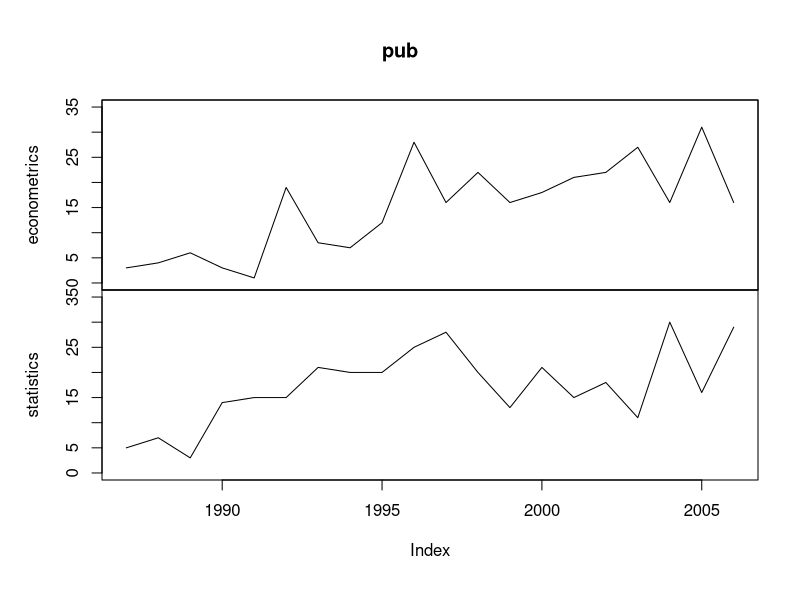

Write R code to recreate this figure.
library(strucchange)


### Name: scPublications
### Title: Structural Change Publications
### Aliases: scPublications
### Keywords: datasets

### ** Examples

## construct time series:
## number of sc publications in econometrics/statistics
data("scPublications")

## select years from 1987 and
## `most important' journals
pub <- scPublications
pub <- subset(pub, year > 1986)
tab1 <- table(pub$journal)
nam1 <- names(tab1)[as.vector(tab1) > 9] ## at least 10 papers
tab2 <- sapply(levels(pub$journal), function(x) min(subset(pub, journal == x)$year))
nam2 <- names(tab2)[as.vector(tab2) < 1991] ## started at least in 1990
nam <- nam1[nam1 %in% nam2]
pub <- subset(pub, as.character(journal) %in% nam)
pub$journal <- factor(pub$journal)
pub_data <- pub

## generate time series
pub <- with(pub, tapply(type, year, table))
pub <- zoo(t(sapply(pub, cbind)), 1987:2006)
colnames(pub) <- levels(pub_data$type)

## visualize
plot(pub, ylim = c(0, 35))
